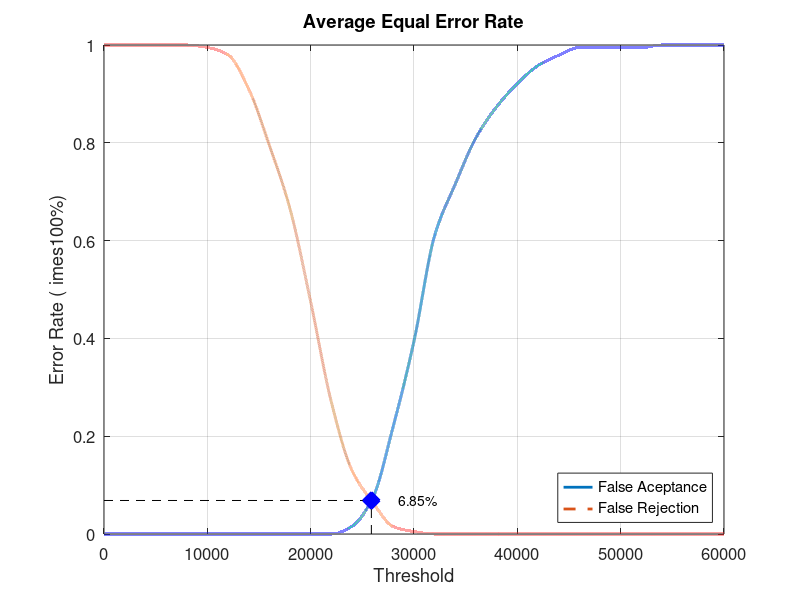
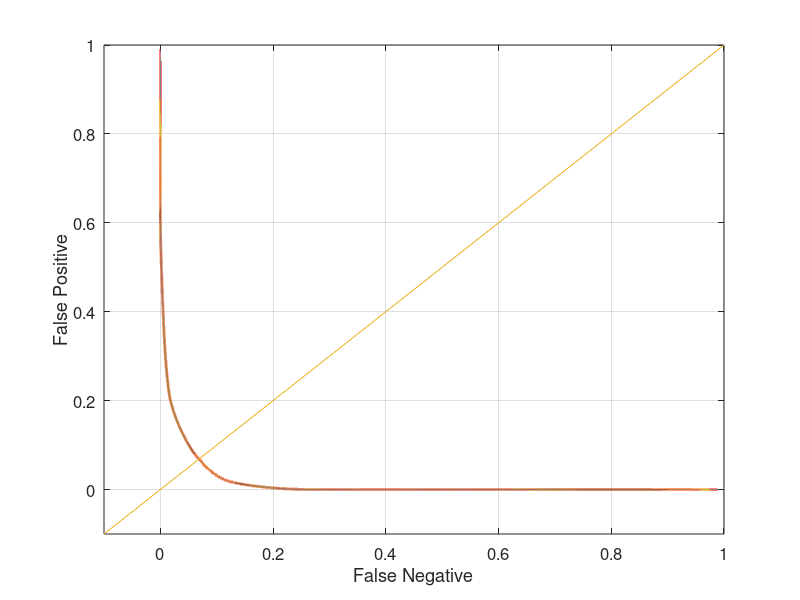

MATLAB code to generate these figures, in order:
close all;
clear;
clc;
x = 0:2000:60000;
xq = 0:0.5:60000;

y0 = [0 0 0 0 0 0 0 0 0 0 0 0 0.0157895 0.0736842 0.221053 0.394737 0.610526 0.715789 0.810526 0.873684 0.921053 0.957895 0.978947 0.994737 0.994737 0.994737 0.994737 1 1 1 1]
yy0 = interp1(x, y0, xq, 'pchip');
y1 = [1 1 1 1 1 0.995 0.98 0.91 0.795 0.665 0.475 0.27 0.13 0.065 0.015 0.005 0 0 0 0 0 0 0 0 0 0 0 0 0 0 0]
yy1 = interp1(x, y1, xq, 'pchip');

% Calculating EER: 
y2 = abs(y0 - y1);
find(y2 == min(y2))
yy2 = abs(yy0 - yy1);
xEER = find(yy2 == min(yy2));
xEERIndex = xq(xEER) % X-axis EER
yEER = yy0(xEER) % Y-axis EER

main = figure
plot(xq, yy0,'-','LineWidth', 2);	hold on
plot(xq, yy1,'--','LineWidth', 2);	hold on
plot([xEERIndex xEERIndex], [0 yEER], 'k--');	hold on
plot([0 xEERIndex], [yEER yEER], 'k--');	hold on
plot(xEERIndex, yEER, 'bx', 'LineWidth', 10);	hold on
text(xEERIndex + 10 * xEERIndex / 100, yEER, [num2str(round((10000 * yEER)) / 100) '%'])
legend('False Aceptance', 'False Rejection', 'Location', 'SouthEast')
xlabel('Threshold')
ylabel('Error Rate (	imes100%)')
title('Average Equal Error Rate')
set(gca, 'FontSize', 12)
axis([0 60000 0 1])
grid on

print(main, 'Database4_2Main', '-dpng');
FNRxFPR = figure('Color', [1 1 1]);
plot(yy1, yy0, '-', yy1, yy0, 'LineWidth', 2);
hold on
y = -0.1:0.1:1
plot(y, y); 
set(gca, 'FontSize', 12)
xlabel('False Negative')
ylabel('False Positive')
axis([-0.1 1 -0.1 1])
set(gca, 'FontSize', 12)
grid on

print(FNRxFPR, 'Database4_2FNRxFPR','-dpng');
